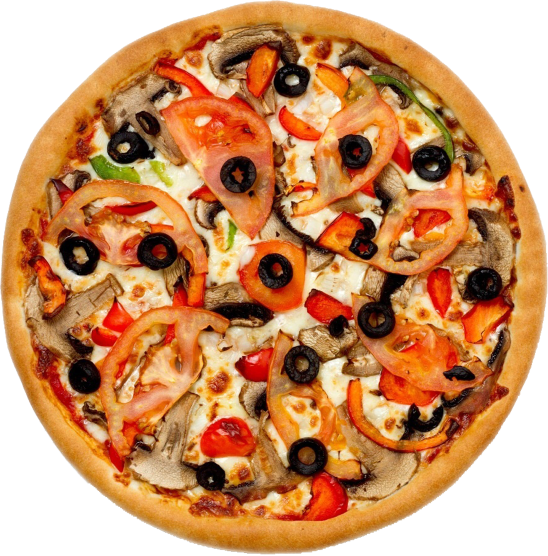
#> input picture pizza2.png, 1096 x 1111 px, given in place of taj.jpeg, which was not available (shown at 1/2 size)
$ python frequency.py
#> lines starting #> are read from the running program, lines starting #| are printed output that depends on the picture; pictures that were not available may be replaced by others from this repository, and a replacement may not be noted
import numpy as np
import skimage as sk
import skimage.io as skio
import os
from skimage.transform import resize
import scipy
import cv2

gaussian_filter_1d = cv2.getGaussianKernel(ksize = 3, sigma = 2)
gaussian_filter = np.dot(gaussian_filter_1d, gaussian_filter_1d.T)

def sharpen(image, gaussian_filter, alpha):
    """
    Sharpens the image given a gaussian filter and weight alpha.
    :param image: the image that needs to be sharpened.
    :param gaussian_filter: the gaussian filter that needs to be applied on the
        image.
    :param alpha: comes from the formula: alpha * (image - blurred_image) + image.
        Set the weight of high-resolution portion of the image. The larger alpha
        is, the more sharpened the image will be.
    """
    filter_height, filter_width = gaussian_filter.shape
    identity = np.array([[0] * filter_width] * filter_height)
    identity[-1, -1] = 1
    # Set the sharpening filter.
    filter = identity * (1 + alpha) - alpha * gaussian_filter
    # If the image is gray-scale, apply sharpening filter directly to the image.
    if len(image.shape) == 2 or (len(image.shape) > 2 and image.shape[2] == 1):
        return scipy.signal.convolve2d(image, filter, mode = "valid")
    # If the image is colored, apply sharpening filter to R, G and B channels
    # respectively.
    r, g, b = image[:, :, 0], image[:, :, 1], image[:, :, 2]
    return np.dstack([scipy.signal.convolve2d(r, filter, mode = "valid"),
        scipy.signal.convolve2d(g, filter, mode = "valid"),
        scipy.signal.convolve2d(b, filter, mode = "valid")])

def main():
    # Sharpen "taj.jpeg"
    image = skio.imread("taj.jpeg")
#> image is the input picture: shape (1111, 1096, 4); mean R, G, B, A 200.9, 143.6, 97.7, 197.9
    image_sharpened = sharpen(image, gaussian_filter, alpha = 1.5)
    skio.imshow(np.clip(image_sharpened / 255, 0, 1))
    skio.show()

    # Sharpen "big_sur.jpeg"
    image = skio.imread("big_sur.png")
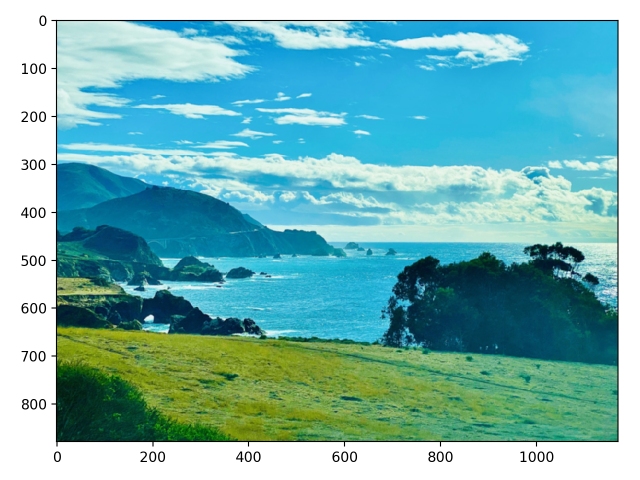
#> input picture big_sur.png, 1280 x 960 px (shown at 1/2 size)
#> image is the input picture: shape (960, 1280, 4); mean R, G, B, A 118, 180.4, 180.2, 255
    image_sharpened = sharpen(image, gaussian_filter, alpha = 1.5)
    skio.imshow(np.clip(image_sharpened / 255, 0, 1))
    skio.show()

    # First blur "rainbow.jpeg", and then sharpen the blurred image.
    image = skio.imread("rainbow.jpeg")
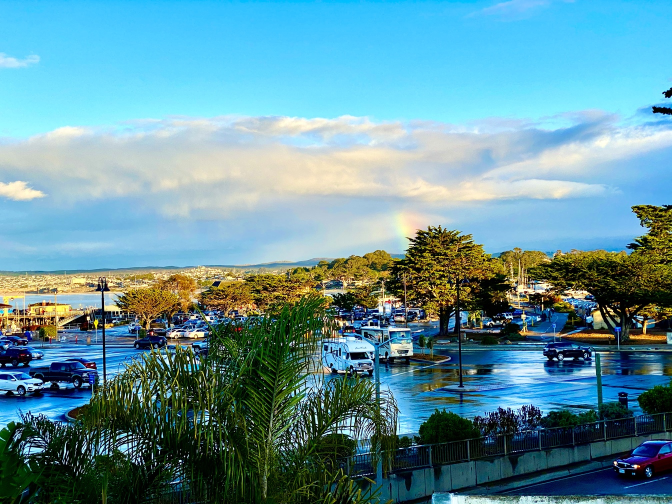
#> input picture rainbow.jpeg, 1344 x 1008 px (shown at 1/2 size)
#> image is the input picture: shape (1008, 1344, 3); mean R, G, B 99.4, 146.3, 156.4
    r, g, b = image[:, :, 0], image[:, :, 1], image[:, :, 2]
#> r: shape (1008, 1344)
#> g: shape (1008, 1344)
#> b: shape (1008, 1344)
    filter = cv2.getGaussianKernel(ksize = 4, sigma = 2)
    filter = np.dot(filter, filter.T)
    image_blur = np.dstack([scipy.signal.convolve2d(r, filter, mode = "valid"),
        scipy.signal.convolve2d(g, filter, mode = "valid"),
        scipy.signal.convolve2d(b, filter, mode = "valid")])
    image_blur = np.clip(image_blur / 255, 0, 1)
    skio.imshow(image_blur)
    skio.show()
    image_sharpened = sharpen(image_blur, gaussian_filter, alpha = 1.5)
#> call 3 of sharpen, with gaussian_filter = array of shape (3, 3), alpha = 1.5
#> in sharpen (call 3), `r, g, b = image[:, :, 0], image[:, :, 1], image[:, :, 2]`:
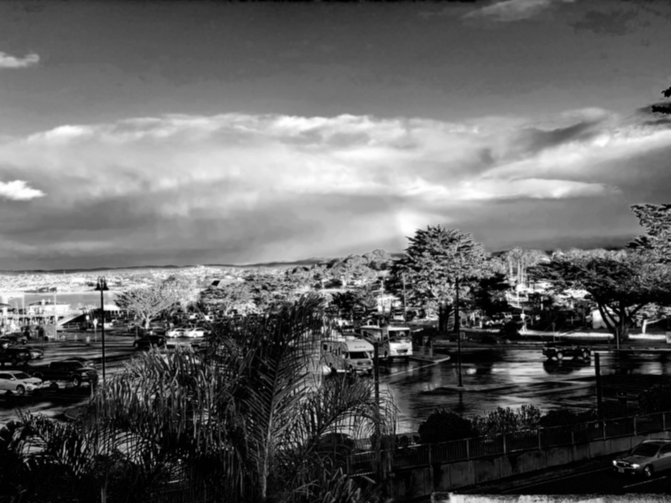
#> r: shape (1005, 1341) float64 (shown at 1/2 size); min 0, max 1, mean 0.39
#> in sharpen (call 3), `r, g, b = image[:, :, 0], image[:, :, 1], image[:, :, 2]`:
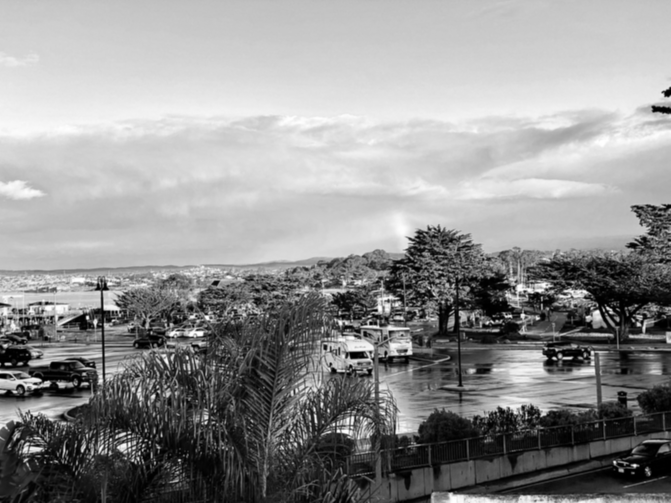
#> g: shape (1005, 1341) float64 (shown at 1/2 size); min 0, max 1, mean 0.574
#> in sharpen (call 3), `r, g, b = image[:, :, 0], image[:, :, 1], image[:, :, 2]`:
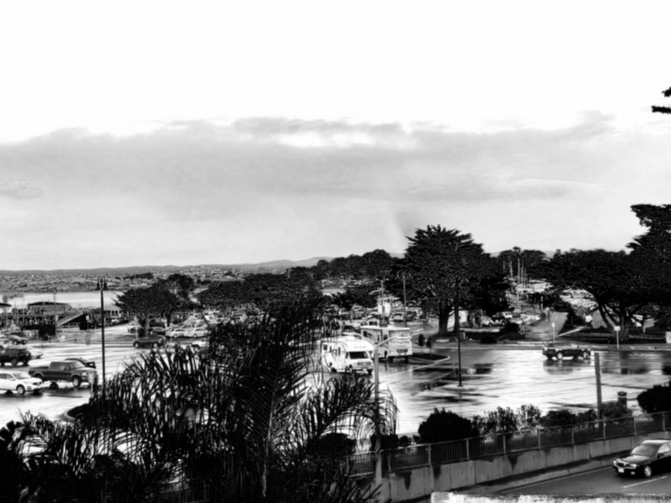
#> b: shape (1005, 1341) float64 (shown at 1/2 size); min 0, max 1, mean 0.613
#> in sharpen (call 3), `return np.dstack([scipy.signal.convolve2d(r, filter, mode = "valid"), ..`:
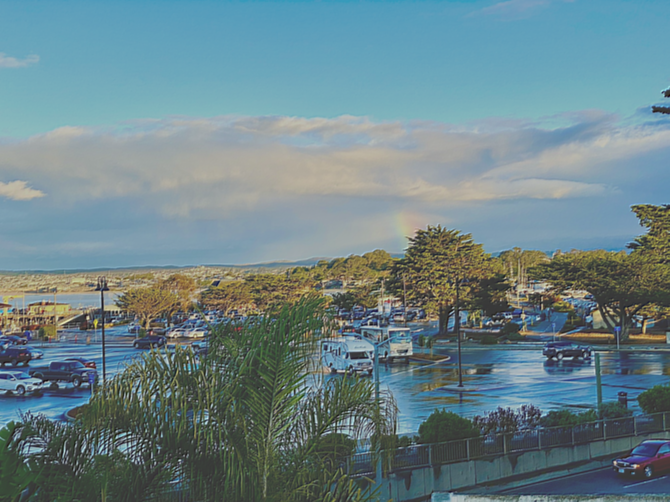
#> returned value: shape (1003, 1339, 3) float64 (shown at 1/2 size); mean of channels 0, 1, 2 0.391, 0.575, 0.615; drawn with min black and max white
    skio.imshow(np.clip(image_sharpened, 0, 1))
    skio.show()
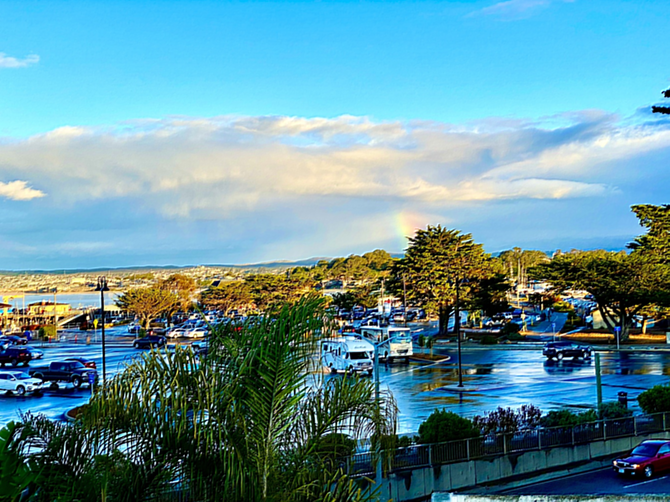
#> shown: shape (1003, 1339, 3) float64 (shown at 1/2 size); mean R, G, B 0.393, 0.577, 0.617

if __name__ == "__main__":
    main()
